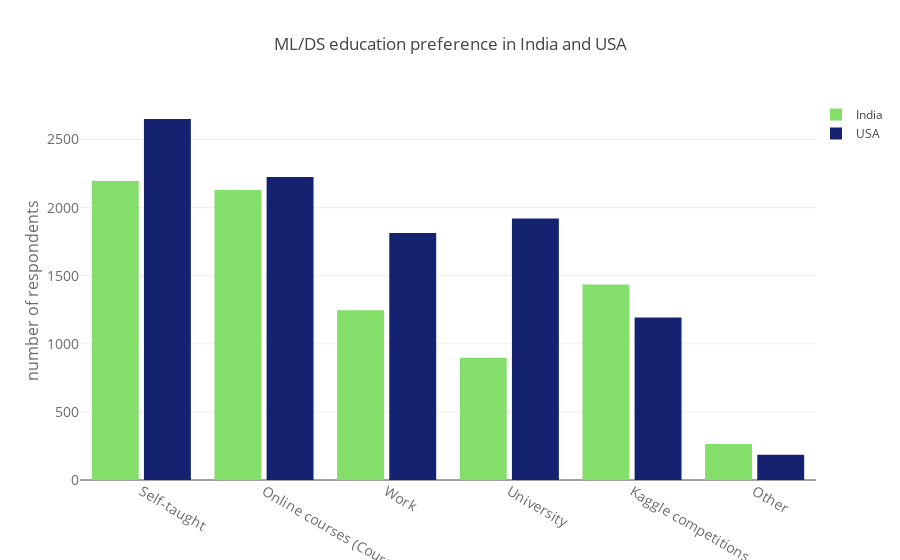

Notebook code cell kept with this figure:
### Code cell
trace1 = go.Bar(
    x=cnt1.index,
    y=cnt1['count'],
    name='India',
    marker=dict(
        color='#84de6a'
    )
)
trace2 = go.Bar(
    x=cnt2.index,
    y=cnt2['count'],
    name='USA',
    marker=dict(
        color='#142270'
    )
)
data = [trace1, trace2]
layout = go.Layout(
    title='ML/DS education preference in India and USA ',
    xaxis=dict(
        title='',
        titlefont=dict(
            size=16,
            color='rgb(107, 107, 107)'
        ),
        tickfont=dict(
            size=14,
            color='rgb(107, 107, 107)'
        )
    ),
    yaxis=dict(
        title='number of respondents',
        titlefont=dict(
            size=16,
            color='rgb(107, 107, 107)'
        ),
        tickfont=dict(
            size=14,
            color='rgb(107, 107, 107)'
        )
    ),
    legend=dict(
         x=1.0,
        y=1.0,
        bgcolor='rgba(255, 255, 255, 0)',
        bordercolor='rgba(255, 255, 255, 0)'
    ),
    barmode='group',
    bargap=0.15,
    bargroupgap=0.1
)

fig = go.Figure(data=data, layout=layout)
py.offline.iplot(fig, filename='style-bar')

### Figure 1 — Plotly figure (JSON) as saved in the notebook; plotly's stock layout.template omitted (floating-point values rounded to 4 significant figures)
{"data": [{"marker": {"color": "#84de6a"}, "name": "India", "x": ["Self-taught", "Online courses (Coursera, Udemy, edX, etc.)", "Work", "University", "Kaggle competitions", "Other"], "y": [2196, 2129, 1247, 898, 1435, 265], "type": "bar", "uid": "2f7f33ae-931e-47f2-b54f-c049d357f68a"}, {"marker": {"color": "#142270"}, "name": "USA", "x": ["Self-taught", "Online courses (Coursera, Udemy, edX, etc.)", "Work", "University", "Kaggle competitions", "Other"], "y": [2651, 2225, 1813, 1920, 1194, 186], "type": "bar", "uid": "a80964fb-3106-4aef-ba06-ee3fc956e814"}], "layout": {"bargap": 0.15, "bargroupgap": 0.1, "barmode": "group", "legend": {"bgcolor": "rgba(255, 255, 255, 0)", "bordercolor": "rgba(255, 255, 255, 0)", "x": 1, "y": 1}, "title": "ML/DS education preference in India and USA ", "xaxis": {"tickfont": {"color": "rgb(107, 107, 107)", "size": 14}, "title": "", "titlefont": {"color": "rgb(107, 107, 107)", "size": 16}}, "yaxis": {"tickfont": {"color": "rgb(107, 107, 107)", "size": 14}, "title": "number of respondents", "titlefont": {"color": "rgb(107, 107, 107)", "size": 16}}}}
